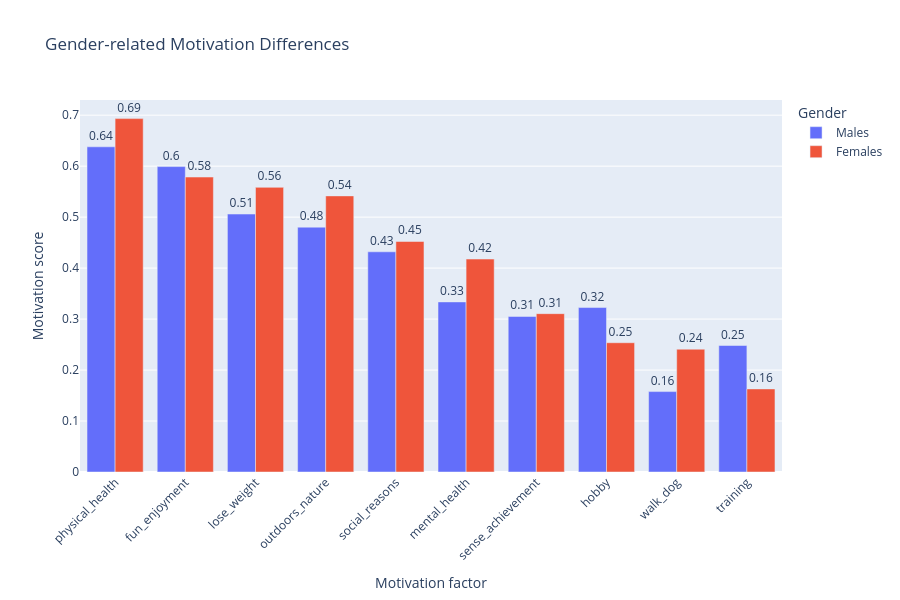

The code cell stored with this chart in its notebook:
### Markdown cell above
To investigate gender-related participation motivations, the `Males` and `Females` rows with the `Total` age group were selected from the motivation dataset. This analysis focuses on comparing overall participation motivations between males and females rather than examining a specific age group.

Although the male and female motivation values can be examined separately in tabular form, direct comparison between the two groups is more difficult when interpreting multiple motivation variables simultaneously.

### Code cell
gender_df = pd.concat([male_total, female_total])

gender_long = gender_df.melt(
    id_vars=['group', 'age_group'],
    var_name='motivation',
    value_name='score'
)

valid_motivations = gender_long.groupby('motivation')['score'].max()

valid_motivations = valid_motivations[
    valid_motivations >= 0.2
].index

gender_long_filtered = gender_long[
    gender_long['motivation'].isin(valid_motivations)
]

fig = px.bar(
    gender_long_filtered,
    x='motivation',
    y='score',
    color='group',
    text=gender_long_filtered['score'].round(2),
    barmode='group',
    title='Gender-related Motivation Differences',
    labels={
        'group': 'Gender',
        'motivation': 'Motivation factor',
        'score': 'Motivation score'
    },
    width=900,
    height=600
)

fig.update_layout(
    xaxis_tickangle=-45
)

fig.update_traces(
    textposition='outside'
)

fig.show()

### Figure 1 — Plotly figure (JSON) as saved in the notebook; plotly's stock layout.template omitted (floating-point values rounded to 4 significant figures)
{"data": [{"alignmentgroup": "True", "hovertemplate": "Gender=Males<br>Motivation factor=%{x}<br>Motivation score=%{y}<br>text=%{text}<extra></extra>", "legendgroup": "Males", "marker": {"color": "#636efa", "pattern": {"shape": ""}}, "name": "Males", "offsetgroup": "Males", "orientation": "v", "showlegend": true, "text": [0.64, 0.6, 0.51, 0.48, 0.43, 0.33, 0.31, 0.32, 0.16, 0.25], "textposition": "outside", "type": "bar", "x": ["physical_health", "fun_enjoyment", "lose_weight", "outdoors_nature", "social_reasons", "mental_health", "sense_achievement", "hobby", "walk_dog", "training"], "xaxis": "x", "y": [0.6379, 0.5991, 0.506, 0.4803, 0.432, 0.3337, 0.3051, 0.3226, 0.1577, 0.2481], "yaxis": "y"}, {"alignmentgroup": "True", "hovertemplate": "Gender=Females<br>Motivation factor=%{x}<br>Motivation score=%{y}<br>text=%{text}<extra></extra>", "legendgroup": "Females", "marker": {"color": "#EF553B", "pattern": {"shape": ""}}, "name": "Females", "offsetgroup": "Females", "orientation": "v", "showlegend": true, "text": [0.69, 0.58, 0.56, 0.54, 0.45, 0.42, 0.31, 0.25, 0.24, 0.16], "textposition": "outside", "type": "bar", "x": ["physical_health", "fun_enjoyment", "lose_weight", "outdoors_nature", "social_reasons", "mental_health", "sense_achievement", "hobby", "walk_dog", "training"], "xaxis": "x", "y": [0.6933, 0.5786, 0.5584, 0.5417, 0.4522, 0.4177, 0.3106, 0.2536, 0.2409, 0.163], "yaxis": "y"}], "layout": {"barmode": "group", "height": 600, "legend": {"title": {"text": "Gender"}, "tracegroupgap": 0}, "title": {"text": "Gender-related Motivation Differences"}, "width": 900, "xaxis": {"anchor": "y", "domain": [0, 1], "tickangle": -45, "title": {"text": "Motivation factor"}}, "yaxis": {"anchor": "x", "domain": [0, 1], "title": {"text": "Motivation score"}}}}
